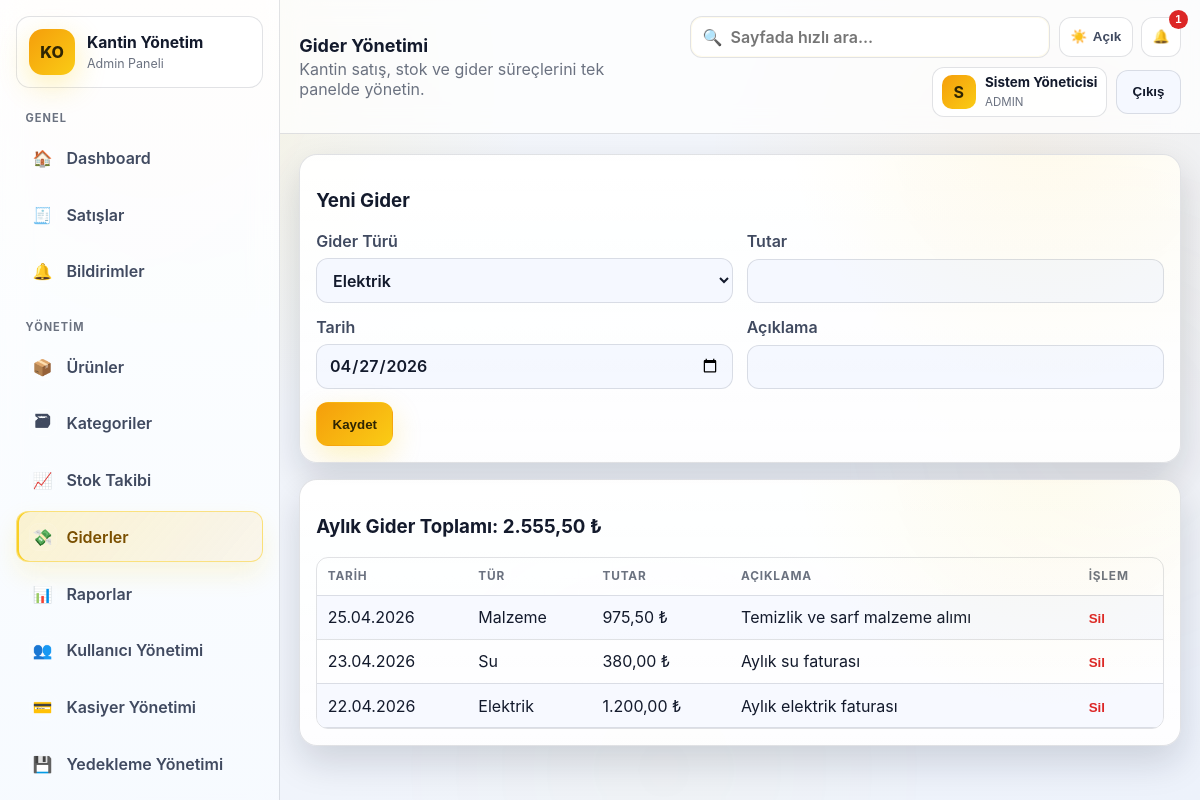
The app's page /modules/expenses/index.php (signed in) with its own data.
### tables this page shows
CREATE TABLE expenses (
    id INT UNSIGNED AUTO_INCREMENT PRIMARY KEY,
    expense_type VARCHAR(80) NOT NULL,
    amount DECIMAL(12,2) NOT NULL,
    expense_date DATE NOT NULL,
    description VARCHAR(255) NULL,
    created_at DATETIME NOT NULL DEFAULT CURRENT_TIMESTAMP,
    INDEX idx_expense_date (expense_date)
);

### includes/functions.php (called while the page is built, shortened)
<?php
require_once __DIR__ . '/../config/config.php';
function e(string|int|float|null $value): string
{
    return htmlspecialchars((string) $value, ENT_QUOTES | ENT_SUBSTITUTE, 'UTF-8');
}
function fetch_all(string $sql, array $params = []): array
{
    $stmt = db()->prepare($sql);
    $stmt->execute($params);
    return $stmt->fetchAll();
}
function sum_value(string $sql, array $params = []): float
{
    $stmt = db()->prepare($sql);
    $stmt->execute($params);
    return (float) ($stmt->fetchColumn() ?: 0);
}
function format_money(float $value): string
{
    return number_format($value, 2, ',', '.') . ' ₺';
}
function format_date(?string $date, string $format = 'd.m.Y H:i'): string
{
    return date($format, strtotime($date));
}

### config/config.php (called while the page is built, shortened)
<?php
function db(): PDO
{
    static $pdo = null;
    if ($pdo instanceof PDO) {
        return $pdo;
    }
    $dsn = sprintf('mysql:host=%s;port=%s;dbname=%s;charset=utf8mb4', DB_HOST, DB_PORT, DB_NAME);
    $pdo = new PDO($dsn, DB_USER, DB_PASS, [
        PDO::ATTR_ERRMODE => PDO::ERRMODE_EXCEPTION,
        PDO::ATTR_DEFAULT_FETCH_MODE => PDO::FETCH_ASSOC,
        PDO::ATTR_EMULATE_PREPARES => false,
    ]);
    $pdo->exec("SET NAMES utf8mb4 COLLATE utf8mb4_turkish_ci");
    $pdo->exec("SET collation_connection = 'utf8mb4_turkish_ci'");
    return $pdo;
}

### modules/expenses/index.php (the view, shortened to what this page needs)
<?php
require_once __DIR__ . '/../../includes/functions.php';
$rows = fetch_all('SELECT * FROM expenses ORDER BY expense_date DESC, id DESC');
$monthlyExpense = sum_value('SELECT SUM(amount) FROM expenses WHERE YEAR(expense_date)=YEAR(CURDATE()) AND MONTH(expense_date)=MONTH(CURDATE())');
require __DIR__ . '/../../includes/header.php';
?>
<section class="card">
    <h3>Yeni Gider</h3>
    <form method="post" class="form grid-2">
        <label>Gider Türü
            <select name="expense_type" required>
                <?php foreach (['Elektrik', 'Su', 'Malzeme', 'Personel', 'Diğer'] as $type): ?>
                    <option value="<?= e($type) ?>"><?= e($type) ?></option>
                <?php endforeach; ?>
            </select>
        </label>
        <label>Tutar<input type="text" name="amount" required></label>
        <label>Tarih<input type="date" name="expense_date" value="<?= e(date('Y-m-d')) ?>" required></label>
        <label>Açıklama<input type="text" name="description"></label>
        <div class="full actions"><button class="btn primary" type="submit">Kaydet</button></div>
    </form>
</section>
<section class="card">
    <h3>Aylık Gider Toplamı: <?= e(format_money($monthlyExpense)) ?></h3>
    <div class="table-wrap">
        <table class="table">
            <thead><tr><th>Tarih</th><th>Tür</th><th>Tutar</th><th>Açıklama</th><th>İşlem</th></tr></thead>
            <tbody>
            <?php foreach ($rows as $row): ?>
                <tr>
                    <td><?= e(format_date((string) $row['expense_date'], 'd.m.Y')) ?></td>
                    <td><?= e((string) $row['expense_type']) ?></td>
                    <td><?= e(format_money((float) $row['amount'])) ?></td>
                    <td><?= e((string) $row['description']) ?></td>
                    <td>
                        <form method="post">
                            <button class="btn-link danger" type="submit" data-confirm="Gider silinsin mi?">Sil</button>
                        </form>
                    </td>
                </tr>
            <?php endforeach; ?>
            </tbody>
        </table>
    </div>
</section>
<?php require __DIR__ . '/../../includes/footer.php'; ?>

### assets/css/style.css (style rules this page uses)
:root { --bg-primary: #090b11; --bg-secondary: #0f172a; --bg-tertiary: #0b1221; --panel-bg: rgba(15, 23, 42, 0.78); --card-bg: rgba(17, 24, 39, 0.78); --card-solid: #111827; --card-soft: rgba(30, 41, 59, 0.65); --text-primary: #f8fafc; --text-secondary: #cbd5e1; --text-muted: #94a3b8; --border-color: rgba(255, 255, 255, 0.14); --shadow-color: rgba(2, 6, 23, 0.6); --accent: #facc15; --accent-2: #f59e0b; --accent-soft: rgba(250, 204, 21, 0.16); --success: #22c55e; --warning: #f59e0b; --danger: #ef4444; --info: #38bdf8; --sidebar-width: 280px; --radius: 18px; }
html[data-theme="light"] { --bg-primary: #f5f7fb; --bg-secondary: #edf2fb; --bg-tertiary: #e5ebf7; --panel-bg: rgba(255, 255, 255, 0.82); --card-bg: rgba(255, 255, 255, 0.9); --card-solid: #ffffff; --card-soft: rgba(244, 247, 255, 0.95); --text-primary: #131a2c; --text-secondary: #404a60; --text-muted: #6b7280; --border-color: rgba(15, 23, 42, 0.12); --shadow-color: rgba(15, 23, 42, 0.15); --accent: #f59e0b; --accent-2: #facc15; --accent-soft: rgba(245, 158, 11, 0.18); --success: #16a34a; --warning: #d97706; --danger: #dc2626; --info: #0284c7; }
* { box-sizing: border-box; }
html, body { margin: 0; padding: 0; }
html, body { max-width: 100%; overflow-x: hidden; }
body { font-family: "Inter", "Segoe UI", Tahoma, sans-serif; color: var(--text-primary); background: radial-gradient(circle at 15% 10%, rgba(250, 204, 21, .11), transparent 28%), radial-gradient(circle at 85% 20%, rgba(245, 158, 11, .08), transparent 26%), linear-gradient(145deg, var(--bg-primary), var(--bg-secondary)); background-attachment: fixed; }
* { scrollbar-width: thin; scrollbar-color: color-mix(in srgb, var(--accent) 55%, #6b7280) color-mix(in srgb, var(--bg-secondary) 88%, #0b1221); }
.app-shell { min-height: 100vh; }
.content > * { animation: reveal .34s ease; }
.card { position: relative; overflow: hidden; isolation: isolate; background: linear-gradient(180deg, color-mix(in srgb, var(--card-solid) 94%, transparent), color-mix(in srgb, var(--card-solid) 90%, transparent)); border: 1px solid var(--border-color); border-radius: var(--radius); padding: 1rem; margin-bottom: 1rem; box-shadow: 0 16px 36px var(--shadow-color); backdrop-filter: none; transition: .25s ease; }
.card::before { content: ""; position: absolute; inset: 0; background: radial-gradient(circle at 85% -10%, rgba(250, 204, 21, .08), transparent 32%); pointer-events: none; }
.table-wrap { overflow: auto; border: 1px solid var(--border-color); border-radius: 12px; }
.table { width: 100%; border-collapse: collapse; min-width: 640px; }
.table th, .table td { text-align: left; padding: .72rem .66rem; border-bottom: 1px solid var(--border-color); vertical-align: top; }
.table th { font-size: .74rem; text-transform: uppercase; letter-spacing: .07em; color: var(--text-muted); }
.table tbody tr:nth-child(odd) td { background: color-mix(in srgb, var(--card-soft) 75%, transparent); }
.actions:not(td) { display: flex; align-items: center; flex-wrap: wrap; gap: .5rem; }
.form { display: grid; gap: .84rem; }
.grid-2 { grid-template-columns: repeat(2, minmax(0, 1fr)); }
.full { grid-column: 1 / -1; }
label { display: grid; gap: .45rem; color: var(--text-secondary); font-weight: 600; }
input, select, textarea { width: 100%; border-radius: 12px; border: 1px solid var(--border-color); background: color-mix(in srgb, var(--card-soft) 92%, transparent); color: var(--text-primary); font: inherit; padding: .66rem .74rem; }
.btn { display: inline-flex; align-items: center; justify-content: center; gap: .35rem; border-radius: 12px; border: 1px solid transparent; padding: .62rem .96rem; min-height: 44px; line-height: 1; font-weight: 700; cursor: pointer; transition: .22s ease; appearance: none; -webkit-appearance: none; }
.btn.primary { color: #2f2503; background: linear-gradient(135deg, var(--accent), var(--accent-2)); box-shadow: 0 11px 28px rgba(250, 204, 21, .25); }
.btn-link { background: none; border: 0; padding: 0; color: var(--info); cursor: pointer; font-weight: 700; }
.btn-link.danger, .danger { color: var(--danger); }

### records on screen
expenses: expense_date "25.04.2026", expense_type "Malzeme", amount "975,50 ₺", description "Temizlik ve sarf malzeme alımı"
expenses: expense_date "23.04.2026", expense_type "Su", amount "380,00 ₺", description "Aylık su faturası"
expenses: expense_date "22.04.2026", expense_type "Elektrik", amount "1.200,00 ₺", description "Aylık elektrik faturası"

### other values on screen
$pageTitle "Gider Yönetimi"
$notificationCount "1"
mb_substr((string) $user['full_name'], 0, 1, 'UTF-8') "S"
$user['full_name'] "Sistem Yöneticisi"
mb_strtoupper((string) $user['role'], 'UTF-8') "ADMIN"
format_money($monthlyExpense) "2.555,50 ₺"
form field expense_type "Elektrik"
